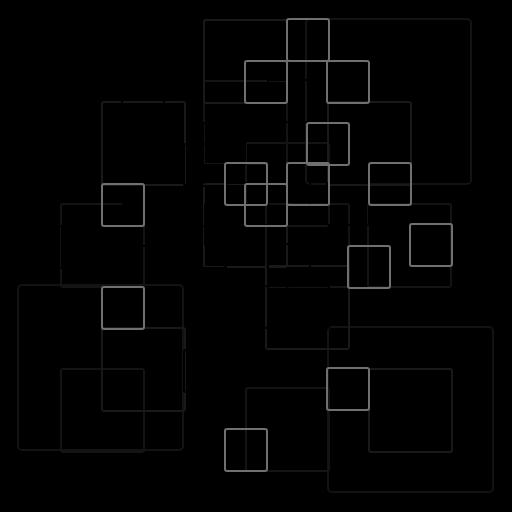
Frame 1 (no input)
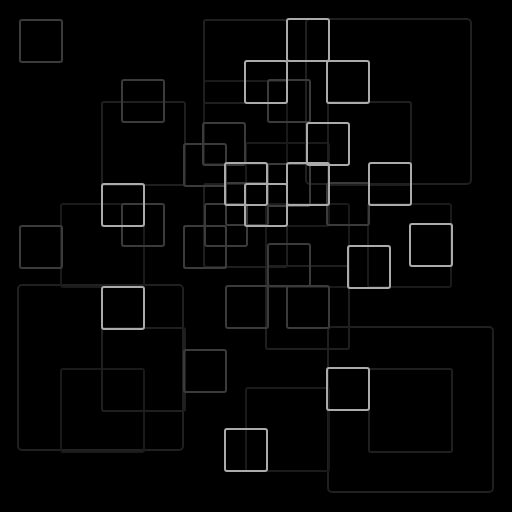
Frame 60 (no input)
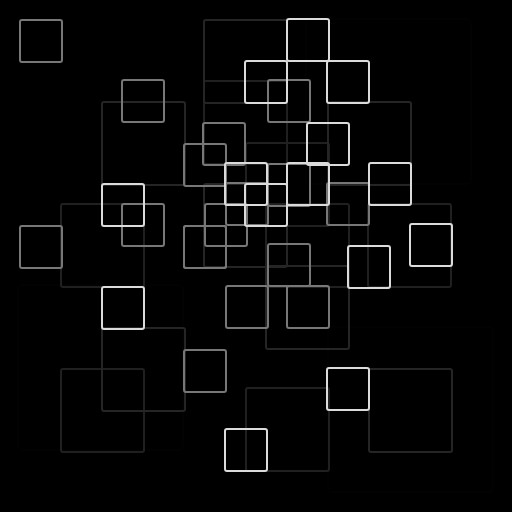
Frame 120 (the mouse pressed at the canvas centre since frame 60)

The p5.js sketch that drew these frames (run headless with seeded random() and noise() and a simulated clock; from frame 60 on, the mouse is pressed at the canvas centre):

// p5.js sketch
// ── sketch.js
let colorStroke = 19;
let incremento = true;

let colorStroke2 = 0;
let incremento2 = true;

let colorStroke3 = 112;
let incremento3 = true;

let colorStroke4 = 20;
let incremento4 = true;

let colorStroke5 = 25;
let incremento5 = true;

function setup() {
  createCanvas(512, 512);
}

function draw() {
  background(0);

  ///////////////////////////////////////////// CUADRADOS GRANDES
  push();

  stroke(colorStroke);
  strokeWeight(2);
  noFill();

  rect(306, 19, 165, 165, 4);
  rect(18, 285, 165, 165, 4);
  rect(328, 327, 165, 165, 4);

  if (incremento) {
    colorStroke += 0.5;
    if (colorStroke >= 40) {
      incremento = false;
    }
  } else {
    colorStroke -= 0.5;
    if (colorStroke <= 0) {
      incremento = true;
    }
  }

  pop();

  //////////////////////////////////////////CUADRADOS MEDIANOS 4
  push();

  stroke(colorStroke4);
  strokeWeight(2);
  noFill();

  rect(204, 81, 83, 83, 2);
  rect(246, 143, 83, 83, 2);
  rect(61, 204, 83, 83, 2);
  rect(266, 204, 83, 83, 2);
  rect(368, 204, 83, 83, 2);
  rect(61, 369, 83, 83, 2);
  rect(246, 388, 83, 83, 2);

  if (incremento4) {
    colorStroke4 += 0.1;
    if (colorStroke4 >= 51) {
      incremento4 = false;
    }
  } else {
    colorStroke4 -= 0.1;
    if (colorStroke4 <= 0) {
      incremento4 = true;
    }
  }

  pop();
  ///////////////////////////////////////////// CUADRADOS CHICOS 1
  push();

  stroke(colorStroke5);
  strokeWeight(2);
  noFill();

  rect(204, 20, 83, 83, 2);
  rect(102, 102, 83, 83, 2);
  rect(328, 102, 83, 83, 2);
  rect(204, 184, 83, 83, 2);
  rect(266, 266, 83, 83, 2);
  rect(102, 328, 83, 83, 2);
  rect(369, 369, 83, 83, 2);

  if (incremento5) {
    colorStroke5 += 0.1;
    if (colorStroke5 >= 51) {
      incremento5 = false;
    }
  } else {
    colorStroke5 -= 0.1;
    if (colorStroke5 <= 0) {
      incremento5 = true;
    }
  }

  pop();

  ///////////////////////////////////////////// CUADRADOS CHICOS 2
  push();

  stroke(colorStroke2);
  strokeWeight(2);
  noFill();

  rect(327, 183, 42, 42, 2);
  rect(20, 20, 42, 42, 2);
  rect(20, 226, 42, 42, 2);
  rect(122, 80, 42, 42, 2);
  rect(268, 80, 42, 42, 2);
  rect(203, 123, 42, 42, 2);
  rect(184, 144, 42, 42, 2);
  rect(184, 226, 42, 42, 2);
  rect(268, 164, 42, 42, 2);
  rect(268, 244, 42, 42, 2);
  rect(226, 183, 42, 42, 2);
  rect(226, 286, 42, 42, 2);
  rect(287, 286, 42, 42, 2);
  rect(122, 204, 42, 42, 2);
  rect(205, 204, 42, 42, 2);
  rect(184, 226, 42, 42, 2);
  rect(184, 350, 42, 42, 2);

  if (incremento2) {
    colorStroke2 += 1;
    if (colorStroke2 >= 225) {
      incremento2 = false;
    }
  } else {
    colorStroke2 -= 1;
    if (colorStroke2 <= 0) {
      incremento2 = true;
    }
  }

  pop();

  ///////////////////////////////////////////// CUADRADOS CHICOS 3
  push();

  stroke(colorStroke3);
  strokeWeight(2);
  noFill();

  rect(287, 19, 42, 42, 2);
  rect(245, 61, 42, 42, 2);
  rect(327, 61, 42, 42, 2);
  rect(307, 123, 42, 42, 2);
  rect(225, 163, 42, 42, 2);
  rect(287, 163, 42, 42, 2);
  rect(369, 163, 42, 42, 2);
  rect(245, 184, 42, 42, 2);
  rect(102, 184, 42, 42, 2);
  rect(410, 224, 42, 42, 2);
  rect(348, 246, 42, 42, 2);
  rect(102, 287, 42, 42, 2);
  rect(327, 368, 42, 42, 2);
  rect(225, 429, 42, 42, 2);

  if (incremento3) {
    colorStroke3 += 1;
    if (colorStroke3 >= 225) {
      incremento3 = false;
    }
  } else {
    colorStroke3 -= 1;
    if (colorStroke3 <= 0) {
      incremento3 = true;
    }
  }

  pop();
}
